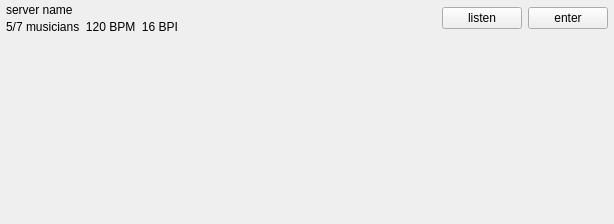
<?xml version="1.0" encoding="UTF-8"?>
<ui version="4.0">
 <class>JamRoomViewPanel</class>
 <widget class="QWidget" name="JamRoomViewPanel">
  <property name="geometry">
   <rect>
    <x>0</x>
    <y>0</y>
    <width>614</width>
    <height>224</height>
   </rect>
  </property>
  <property name="sizePolicy">
   <sizepolicy hsizetype="MinimumExpanding" vsizetype="MinimumExpanding">
    <horstretch>0</horstretch>
    <verstretch>0</verstretch>
   </sizepolicy>
  </property>
  <layout class="QVBoxLayout" name="verticalLayout">
   <property name="spacing">
    <number>0</number>
   </property>
   <property name="leftMargin">
    <number>0</number>
   </property>
   <property name="topMargin">
    <number>0</number>
   </property>
   <property name="rightMargin">
    <number>0</number>
   </property>
   <property name="bottomMargin">
    <number>0</number>
   </property>
   <item>
    <widget class="QWidget" name="panelTop" native="true">
     <property name="sizePolicy">
      <sizepolicy hsizetype="Expanding" vsizetype="Minimum">
       <horstretch>0</horstretch>
       <verstretch>0</verstretch>
      </sizepolicy>
     </property>
     <layout class="QGridLayout" name="gridLayout">
      <property name="leftMargin">
       <number>6</number>
      </property>
      <property name="topMargin">
       <number>3</number>
      </property>
      <property name="rightMargin">
       <number>6</number>
      </property>
      <property name="bottomMargin">
       <number>3</number>
      </property>
      <property name="verticalSpacing">
       <number>3</number>
      </property>
      <item row="0" column="2" rowspan="2">
       <widget class="QPushButton" name="buttonEnter">
        <property name="sizePolicy">
         <sizepolicy hsizetype="Maximum" vsizetype="Maximum">
          <horstretch>0</horstretch>
          <verstretch>0</verstretch>
         </sizepolicy>
        </property>
        <property name="accessibleName">
         <string/>
        </property>
        <property name="accessibleDescription">
         <string>Click that button to enter in this room</string>
        </property>
        <property name="text">
         <string>enter</string>
        </property>
       </widget>
      </item>
      <item row="0" column="0">
       <widget class="QLabel" name="labelName">
        <property name="sizePolicy">
         <sizepolicy hsizetype="MinimumExpanding" vsizetype="Maximum">
          <horstretch>0</horstretch>
          <verstretch>0</verstretch>
         </sizepolicy>
        </property>
        <property name="accessibleName">
         <string notr="true"/>
        </property>
        <property name="accessibleDescription">
         <string>This is the server name</string>
        </property>
        <property name="text">
         <string notr="true">server name</string>
        </property>
        <property name="alignment">
         <set>Qt::AlignLeading|Qt::AlignLeft|Qt::AlignVCenter</set>
        </property>
       </widget>
      </item>
      <item row="0" column="1" rowspan="2">
       <widget class="QPushButton" name="buttonListen">
        <property name="sizePolicy">
         <sizepolicy hsizetype="Maximum" vsizetype="Maximum">
          <horstretch>0</horstretch>
          <verstretch>0</verstretch>
         </sizepolicy>
        </property>
        <property name="accessibleName">
         <string/>
        </property>
        <property name="accessibleDescription">
         <string>Click that button to listen that room</string>
        </property>
        <property name="text">
         <string>listen</string>
        </property>
        <property name="checkable">
         <bool>true</bool>
        </property>
       </widget>
      </item>
      <item row="1" column="0">
       <widget class="QLabel" name="labelRoomStatus">
        <property name="sizePolicy">
         <sizepolicy hsizetype="MinimumExpanding" vsizetype="Maximum">
          <horstretch>1</horstretch>
          <verstretch>0</verstretch>
         </sizepolicy>
        </property>
        <property name="accessibleName">
         <string/>
        </property>
        <property name="accessibleDescription">
         <string>This is the status of this room</string>
        </property>
        <property name="frameShape">
         <enum>QFrame::NoFrame</enum>
        </property>
        <property name="text">
         <string notr="true">5/7 musicians  120 BPM  16 BPI</string>
        </property>
        <property name="alignment">
         <set>Qt::AlignLeading|Qt::AlignLeft|Qt::AlignVCenter</set>
        </property>
       </widget>
      </item>
     </layout>
    </widget>
   </item>
   <item>
    <widget class="QWidget" name="content" native="true">
     <property name="sizePolicy">
      <sizepolicy hsizetype="Preferred" vsizetype="Expanding">
       <horstretch>1</horstretch>
       <verstretch>1</verstretch>
      </sizepolicy>
     </property>
     <layout class="QVBoxLayout" name="verticalLayout_2">
      <property name="leftMargin">
       <number>0</number>
      </property>
      <property name="topMargin">
       <number>0</number>
      </property>
      <property name="rightMargin">
       <number>0</number>
      </property>
      <property name="bottomMargin">
       <number>0</number>
      </property>
      <item>
       <widget class="WavePeakPanel" name="wavePeakPanel" native="true">
        <property name="sizePolicy">
         <sizepolicy hsizetype="MinimumExpanding" vsizetype="MinimumExpanding">
          <horstretch>1</horstretch>
          <verstretch>1</verstretch>
         </sizepolicy>
        </property>
        <property name="minimumSize">
         <size>
          <width>0</width>
          <height>15</height>
         </size>
        </property>
        <property name="accessibleName">
         <string/>
        </property>
        <property name="accessibleDescription">
         <string>That zone displays the waveform actually played</string>
        </property>
       </widget>
      </item>
     </layout>
    </widget>
   </item>
  </layout>
 </widget>
 <customwidgets>
  <customwidget>
   <class>WavePeakPanel</class>
   <extends>QWidget</extends>
   <header>gui/widgets/WavePeakPanel.h</header>
   <container>1</container>
  </customwidget>
 </customwidgets>
 <resources/>
 <connections/>
</ui>
